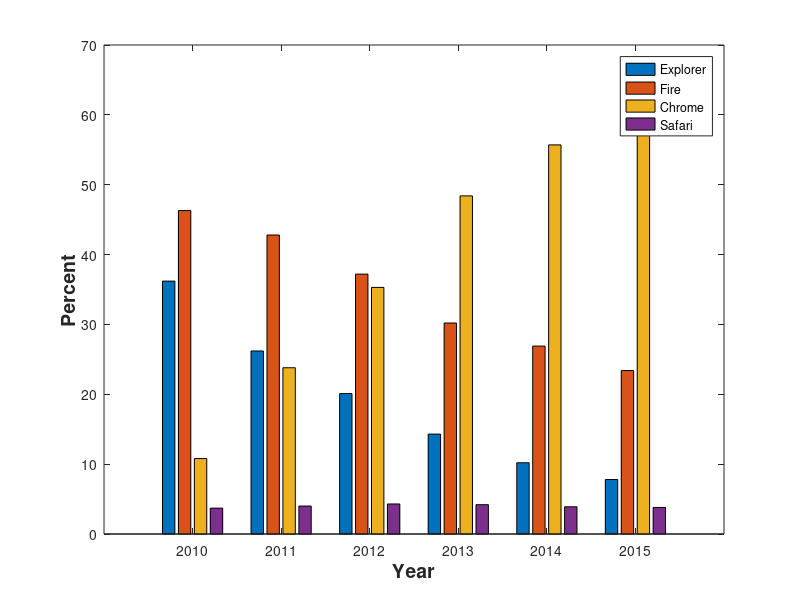

MATLAB code to generate this figure:
 
clear; clc;
%Create Variables By Promting User to Enter Them

Name = input('Enter Your Name: ', 's'); %Stores Name in variable
Age = input('Enter Your Age: '); %Stores Age in variable
City = input('Enter Your City: ', 's'); %Stores City in variable
State = input('Enter Your State: ', 's'); %Stores State in variable
Zipcode = input('Enter Your Zipcode: '); %Stores Zipcode in variable

fprintf('Hello %s \n Age = %i \n City = %s \n State = %s \n Zipcode = %i', Name, Age, City, State, Zipcode);

Re_enter = menu('Is This Information Correct? ', 'Yes', 'No');

while Re_enter == 2

   New_Info = menu('What information did you enter wrong?','Name','Age','City','State','Zipcode');
        
        switch New_Info
            case 1
              Name = input('\nEnter Your Name: ', 's'); %Stores Name in variable   
            case 2
              Age = input('\nEnter Your Age: '); %Stores Age in variable   
            case 3
              City = input('\nEnter Your City: ', 's'); %Stores City in variable  
            case 4
              State = input('\nEnter Your State: ', 's'); %Stores State in variable 
            case 5
              Zipcode = input('\nEnter Your Zipcode: '); %Stores Zipcode in variable  
        end
        fprintf('Hello %s \n Age = %i \n City = %s \n State = %s \n Zipcode = %i', Name, Age, City, State, Zipcode);       
    
   Re_enter = menu('Is This Information Correct? ', 'Yes', 'No');    
end

fprintf('\nThank you %s, have a wonderful day!',Name);
%%

clear;
Year = 2010:2015;
Users(:,1) = [36.2; 26.2; 20.1; 14.3; 10.2; 7.8];
Users(:,2) = [46.3; 42.8; 37.2; 30.2; 26.9; 23.4];
Users(:,3) = [10.8; 23.8; 35.3; 48.4; 55.7; 61.9];
Users(:,4) = [3.7; 4.0; 4.3; 4.2; 3.9; 3.8];
%plot(Year, Users, ':o');
bar(Year, Users);
xlabel('\bfYear','FontSize', 14);
ylabel('\bfPercent','FontSize',14);
legend('Explorer','Fire','Chrome','Safari');

%% Problem 3
Angle = input('Enter the angle in radians(0,2pi):  ');
Estimate = 0;
Estimate_old = 1;
term = 0;
Actual = sin(Angle);
Count = 0;
%Analysis
while abs(Estimate - Estimate_old) > 0.00001
    term = (-1)^(Count)*Angle^(Count*2+1)/factorial(Count*2+1);
    Estimate_old = Estimate;
    Estimate = Estimate + term;
    Count = Count + 1;
end
%Outputs
fprintf('Estimate: %0.6f \nActual: %0.6f\nNumber of Terms: %i\n',Estimate, Actual, Count); 
%%
%Problem 4
clear; clc;
rng('shuffle'); %Important to shuffle or first random number will always be the same
Total = input('How much would you like to buy in: ');
Play = 1;
while Total > 0 && Play == 1
fprintf('Total: $%0.2f\n',Total);
    
Wager = input('How much would you like to wager(US dollars): ');
    while Wager > Total || Wager < 0
    fprintf('Balance : $%0.2f\n',Total);
    disp('Enter bet which does not exceed your balance!');
    Wager = input('How much would you like to wager(US dollars); ');
    end
Bet = menu('The sum of the dice will be?','Over 7','Equal to 7','Under 7');

Dice1 = randi([1 6],1); Dice2 = randi([1 6],1); 
Sum = Dice1 + Dice2;
fprintf('Dice 1 = %i\nDice 2 = %i\nSum = %i',Dice1,Dice2,Sum);
%calculates whether the bet matches the sum of the two dice
if Bet == 1
   if Sum > 7
       Payout = Wager;
       Total = Total + Payout;
       fprintf('\nCongratulations you have won.\nPayout: $%i\n',Payout);
   else
       fprintf('\nSorry %i is not greater than 7. You have lost.\n',Sum);
       Total = Total - Wager;
   end
elseif Bet == 2
     if Sum == 7
         Payout = Wager * 4;
         Total = Total + Payout;
         fprintf('\nCongratulations you have won.\nPayout: $%i\n',Payout);
     else
         fprintf('\nSorry %i is not equal to 7. You have lost.\n',Sum);
         Total = Total - Wager;
     end
else
    if Sum < 7
       Payout = Wager;
       Total = Total + Payout;
       fprintf('\nCongratulations you have won.\nPayout: $%i\n',Payout);
    else
        fprintf('\nSorry %i is not less than 7. You have lost.\n',Sum);
        Total = Total - Wager;
    end
end
fprintf('Balance: $%0.2f\n',Total);
Play = menu('Would you like to continue playing?','Yes','No');
end

fprintf('Final balance: $%0.2f\n',Total);



